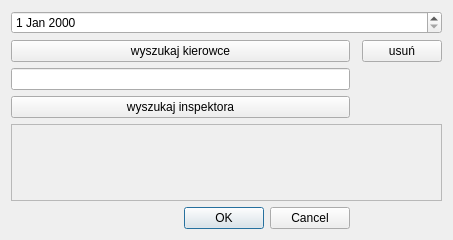
<?xml version="1.0" encoding="UTF-8"?>
<ui version="4.0">
 <class>InspectionOrderDialog</class>
 <widget class="QDialog" name="InspectionOrderDialog">
  <property name="geometry">
   <rect>
    <x>0</x>
    <y>0</y>
    <width>453</width>
    <height>240</height>
   </rect>
  </property>
  <property name="windowTitle">
   <string>Źleć inspekcje</string>
  </property>
  <layout class="QGridLayout" name="gridLayout">
   <item row="0" column="1" colspan="3">
    <widget class="QDateEdit" name="dateEdit_PlannedDate"/>
   </item>
   <item row="7" column="1">
    <widget class="QDialogButtonBox" name="buttonBox">
     <property name="orientation">
      <enum>Qt::Orientation::Horizontal</enum>
     </property>
     <property name="standardButtons">
      <set>QDialogButtonBox::StandardButton::Cancel|QDialogButtonBox::StandardButton::Ok</set>
     </property>
    </widget>
   </item>
   <item row="5" column="1" colspan="3">
    <widget class="QScrollArea" name="scrollArea_inspectors">
     <property name="widgetResizable">
      <bool>true</bool>
     </property>
     <widget class="QWidget" name="scrollAreaWidgetContents">
      <property name="geometry">
       <rect>
        <x>0</x>
        <y>0</y>
        <width>433</width>
        <height>59</height>
       </rect>
      </property>
     </widget>
    </widget>
   </item>
   <item row="1" column="3">
    <widget class="QPushButton" name="btn_removeDriver">
     <property name="text">
      <string>usuń</string>
     </property>
    </widget>
   </item>
   <item row="1" column="1">
    <widget class="QPushButton" name="pushButton_searchDriver">
     <property name="text">
      <string>wyszukaj kierowce</string>
     </property>
    </widget>
   </item>
   <item row="2" column="1">
    <widget class="QLineEdit" name="lineEditDriver"/>
   </item>
   <item row="3" column="1">
    <widget class="QPushButton" name="pushButton_searchInspector">
     <property name="text">
      <string>wyszukaj inspektora</string>
     </property>
    </widget>
   </item>
  </layout>
 </widget>
 <resources/>
 <connections>
  <connection>
   <sender>buttonBox</sender>
   <signal>accepted()</signal>
   <receiver>InspectionOrderDialog</receiver>
   <slot>accept()</slot>
   <hints>
    <hint type="sourcelabel">
     <x>248</x>
     <y>254</y>
    </hint>
    <hint type="destinationlabel">
     <x>157</x>
     <y>274</y>
    </hint>
   </hints>
  </connection>
  <connection>
   <sender>buttonBox</sender>
   <signal>rejected()</signal>
   <receiver>InspectionOrderDialog</receiver>
   <slot>reject()</slot>
   <hints>
    <hint type="sourcelabel">
     <x>316</x>
     <y>260</y>
    </hint>
    <hint type="destinationlabel">
     <x>286</x>
     <y>274</y>
    </hint>
   </hints>
  </connection>
 </connections>
</ui>
